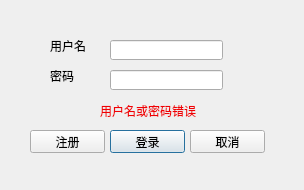
<?xml version="1.0" encoding="UTF-8"?>
<ui version="4.0">
 <class>LoginWindow</class>
 <widget class="QDialog" name="LoginWindow">
  <property name="enabled">
   <bool>true</bool>
  </property>
  <property name="geometry">
   <rect>
    <x>0</x>
    <y>0</y>
    <width>304</width>
    <height>190</height>
   </rect>
  </property>
  <property name="windowTitle">
   <string>登录</string>
  </property>
  <widget class="QPushButton" name="LoginButton">
   <property name="geometry">
    <rect>
     <x>110</x>
     <y>130</y>
     <width>75</width>
     <height>23</height>
    </rect>
   </property>
   <property name="text">
    <string>登录</string>
   </property>
  </widget>
  <widget class="QPushButton" name="RegisterButton">
   <property name="geometry">
    <rect>
     <x>30</x>
     <y>130</y>
     <width>75</width>
     <height>23</height>
    </rect>
   </property>
   <property name="text">
    <string>注册</string>
   </property>
  </widget>
  <widget class="QPushButton" name="CancelButton">
   <property name="geometry">
    <rect>
     <x>190</x>
     <y>130</y>
     <width>75</width>
     <height>23</height>
    </rect>
   </property>
   <property name="text">
    <string>取消</string>
   </property>
  </widget>
  <widget class="QLabel" name="UsernameLabel">
   <property name="geometry">
    <rect>
     <x>50</x>
     <y>40</y>
     <width>54</width>
     <height>12</height>
    </rect>
   </property>
   <property name="text">
    <string>用户名</string>
   </property>
  </widget>
  <widget class="QLabel" name="PwsswordLabel">
   <property name="geometry">
    <rect>
     <x>50</x>
     <y>70</y>
     <width>54</width>
     <height>12</height>
    </rect>
   </property>
   <property name="text">
    <string>密码</string>
   </property>
  </widget>
  <widget class="QLineEdit" name="UsernameEdit">
   <property name="geometry">
    <rect>
     <x>110</x>
     <y>40</y>
     <width>113</width>
     <height>20</height>
    </rect>
   </property>
  </widget>
  <widget class="QLineEdit" name="PasswordEdit">
   <property name="geometry">
    <rect>
     <x>110</x>
     <y>70</y>
     <width>113</width>
     <height>20</height>
    </rect>
   </property>
   <property name="echoMode">
    <enum>QLineEdit::Password</enum>
   </property>
  </widget>
  <widget class="QLabel" name="LoginExceptionNote">
   <property name="enabled">
    <bool>true</bool>
   </property>
   <property name="geometry">
    <rect>
     <x>100</x>
     <y>100</y>
     <width>101</width>
     <height>21</height>
    </rect>
   </property>
   <property name="palette">
    <palette>
     <active>
      <colorrole role="WindowText">
       <brush brushstyle="SolidPattern">
        <color alpha="255">
         <red>240</red>
         <green>0</green>
         <blue>4</blue>
        </color>
       </brush>
      </colorrole>
      <colorrole role="Button">
       <brush brushstyle="SolidPattern">
        <color alpha="255">
         <red>240</red>
         <green>0</green>
         <blue>4</blue>
        </color>
       </brush>
      </colorrole>
      <colorrole role="Light">
       <brush brushstyle="SolidPattern">
        <color alpha="255">
         <red>255</red>
         <green>105</green>
         <blue>107</blue>
        </color>
       </brush>
      </colorrole>
      <colorrole role="Midlight">
       <brush brushstyle="SolidPattern">
        <color alpha="255">
         <red>247</red>
         <green>52</green>
         <blue>55</blue>
        </color>
       </brush>
      </colorrole>
      <colorrole role="Dark">
       <brush brushstyle="SolidPattern">
        <color alpha="255">
         <red>120</red>
         <green>0</green>
         <blue>2</blue>
        </color>
       </brush>
      </colorrole>
      <colorrole role="Mid">
       <brush brushstyle="SolidPattern">
        <color alpha="255">
         <red>160</red>
         <green>0</green>
         <blue>2</blue>
        </color>
       </brush>
      </colorrole>
      <colorrole role="Text">
       <brush brushstyle="SolidPattern">
        <color alpha="255">
         <red>0</red>
         <green>0</green>
         <blue>0</blue>
        </color>
       </brush>
      </colorrole>
      <colorrole role="BrightText">
       <brush brushstyle="SolidPattern">
        <color alpha="255">
         <red>255</red>
         <green>255</green>
         <blue>255</blue>
        </color>
       </brush>
      </colorrole>
      <colorrole role="ButtonText">
       <brush brushstyle="SolidPattern">
        <color alpha="255">
         <red>0</red>
         <green>0</green>
         <blue>0</blue>
        </color>
       </brush>
      </colorrole>
      <colorrole role="Base">
       <brush brushstyle="SolidPattern">
        <color alpha="255">
         <red>255</red>
         <green>255</green>
         <blue>255</blue>
        </color>
       </brush>
      </colorrole>
      <colorrole role="Window">
       <brush brushstyle="SolidPattern">
        <color alpha="255">
         <red>240</red>
         <green>0</green>
         <blue>4</blue>
        </color>
       </brush>
      </colorrole>
      <colorrole role="Shadow">
       <brush brushstyle="SolidPattern">
        <color alpha="255">
         <red>0</red>
         <green>0</green>
         <blue>0</blue>
        </color>
       </brush>
      </colorrole>
      <colorrole role="AlternateBase">
       <brush brushstyle="SolidPattern">
        <color alpha="255">
         <red>247</red>
         <green>127</green>
         <blue>129</blue>
        </color>
       </brush>
      </colorrole>
      <colorrole role="ToolTipBase">
       <brush brushstyle="SolidPattern">
        <color alpha="255">
         <red>255</red>
         <green>255</green>
         <blue>220</blue>
        </color>
       </brush>
      </colorrole>
      <colorrole role="ToolTipText">
       <brush brushstyle="SolidPattern">
        <color alpha="255">
         <red>0</red>
         <green>0</green>
         <blue>0</blue>
        </color>
       </brush>
      </colorrole>
      <colorrole role="PlaceholderText">
       <brush brushstyle="SolidPattern">
        <color alpha="128">
         <red>0</red>
         <green>0</green>
         <blue>0</blue>
        </color>
       </brush>
      </colorrole>
     </active>
     <inactive>
      <colorrole role="WindowText">
       <brush brushstyle="SolidPattern">
        <color alpha="255">
         <red>240</red>
         <green>0</green>
         <blue>4</blue>
        </color>
       </brush>
      </colorrole>
      <colorrole role="Button">
       <brush brushstyle="SolidPattern">
        <color alpha="255">
         <red>240</red>
         <green>0</green>
         <blue>4</blue>
        </color>
       </brush>
      </colorrole>
      <colorrole role="Light">
       <brush brushstyle="SolidPattern">
        <color alpha="255">
         <red>255</red>
         <green>105</green>
         <blue>107</blue>
        </color>
       </brush>
      </colorrole>
      <colorrole role="Midlight">
       <brush brushstyle="SolidPattern">
        <color alpha="255">
         <red>247</red>
         <green>52</green>
         <blue>55</blue>
        </color>
       </brush>
      </colorrole>
      <colorrole role="Dark">
       <brush brushstyle="SolidPattern">
        <color alpha="255">
         <red>120</red>
         <green>0</green>
         <blue>2</blue>
        </color>
       </brush>
      </colorrole>
      <colorrole role="Mid">
       <brush brushstyle="SolidPattern">
        <color alpha="255">
         <red>160</red>
         <green>0</green>
         <blue>2</blue>
        </color>
       </brush>
      </colorrole>
      <colorrole role="Text">
       <brush brushstyle="SolidPattern">
        <color alpha="255">
         <red>0</red>
         <green>0</green>
         <blue>0</blue>
        </color>
       </brush>
      </colorrole>
      <colorrole role="BrightText">
       <brush brushstyle="SolidPattern">
        <color alpha="255">
         <red>255</red>
         <green>255</green>
         <blue>255</blue>
        </color>
       </brush>
      </colorrole>
      <colorrole role="ButtonText">
       <brush brushstyle="SolidPattern">
        <color alpha="255">
         <red>0</red>
         <green>0</green>
         <blue>0</blue>
        </color>
       </brush>
      </colorrole>
      <colorrole role="Base">
       <brush brushstyle="SolidPattern">
        <color alpha="255">
         <red>255</red>
         <green>255</green>
         <blue>255</blue>
        </color>
       </brush>
      </colorrole>
      <colorrole role="Window">
       <brush brushstyle="SolidPattern">
        <color alpha="255">
         <red>240</red>
         <green>0</green>
         <blue>4</blue>
        </color>
       </brush>
      </colorrole>
      <colorrole role="Shadow">
       <brush brushstyle="SolidPattern">
        <color alpha="255">
         <red>0</red>
         <green>0</green>
         <blue>0</blue>
        </color>
       </brush>
      </colorrole>
      <colorrole role="AlternateBase">
       <brush brushstyle="SolidPattern">
        <color alpha="255">
         <red>247</red>
         <green>127</green>
         <blue>129</blue>
        </color>
       </brush>
      </colorrole>
      <colorrole role="ToolTipBase">
       <brush brushstyle="SolidPattern">
        <color alpha="255">
         <red>255</red>
         <green>255</green>
         <blue>220</blue>
        </color>
       </brush>
      </colorrole>
      <colorrole role="ToolTipText">
       <brush brushstyle="SolidPattern">
        <color alpha="255">
         <red>0</red>
         <green>0</green>
         <blue>0</blue>
        </color>
       </brush>
      </colorrole>
      <colorrole role="PlaceholderText">
       <brush brushstyle="SolidPattern">
        <color alpha="128">
         <red>0</red>
         <green>0</green>
         <blue>0</blue>
        </color>
       </brush>
      </colorrole>
     </inactive>
     <disabled>
      <colorrole role="WindowText">
       <brush brushstyle="SolidPattern">
        <color alpha="255">
         <red>120</red>
         <green>0</green>
         <blue>2</blue>
        </color>
       </brush>
      </colorrole>
      <colorrole role="Button">
       <brush brushstyle="SolidPattern">
        <color alpha="255">
         <red>240</red>
         <green>0</green>
         <blue>4</blue>
        </color>
       </brush>
      </colorrole>
      <colorrole role="Light">
       <brush brushstyle="SolidPattern">
        <color alpha="255">
         <red>255</red>
         <green>105</green>
         <blue>107</blue>
        </color>
       </brush>
      </colorrole>
      <colorrole role="Midlight">
       <brush brushstyle="SolidPattern">
        <color alpha="255">
         <red>247</red>
         <green>52</green>
         <blue>55</blue>
        </color>
       </brush>
      </colorrole>
      <colorrole role="Dark">
       <brush brushstyle="SolidPattern">
        <color alpha="255">
         <red>120</red>
         <green>0</green>
         <blue>2</blue>
        </color>
       </brush>
      </colorrole>
      <colorrole role="Mid">
       <brush brushstyle="SolidPattern">
        <color alpha="255">
         <red>160</red>
         <green>0</green>
         <blue>2</blue>
        </color>
       </brush>
      </colorrole>
      <colorrole role="Text">
       <brush brushstyle="SolidPattern">
        <color alpha="255">
         <red>120</red>
         <green>0</green>
         <blue>2</blue>
        </color>
       </brush>
      </colorrole>
      <colorrole role="BrightText">
       <brush brushstyle="SolidPattern">
        <color alpha="255">
         <red>255</red>
         <green>255</green>
         <blue>255</blue>
        </color>
       </brush>
      </colorrole>
      <colorrole role="ButtonText">
       <brush brushstyle="SolidPattern">
        <color alpha="255">
         <red>120</red>
         <green>0</green>
         <blue>2</blue>
        </color>
       </brush>
      </colorrole>
      <colorrole role="Base">
       <brush brushstyle="SolidPattern">
        <color alpha="255">
         <red>240</red>
         <green>0</green>
         <blue>4</blue>
        </color>
       </brush>
      </colorrole>
      <colorrole role="Window">
       <brush brushstyle="SolidPattern">
        <color alpha="255">
         <red>240</red>
         <green>0</green>
         <blue>4</blue>
        </color>
       </brush>
      </colorrole>
      <colorrole role="Shadow">
       <brush brushstyle="SolidPattern">
        <color alpha="255">
         <red>0</red>
         <green>0</green>
         <blue>0</blue>
        </color>
       </brush>
      </colorrole>
      <colorrole role="AlternateBase">
       <brush brushstyle="SolidPattern">
        <color alpha="255">
         <red>240</red>
         <green>0</green>
         <blue>4</blue>
        </color>
       </brush>
      </colorrole>
      <colorrole role="ToolTipBase">
       <brush brushstyle="SolidPattern">
        <color alpha="255">
         <red>255</red>
         <green>255</green>
         <blue>220</blue>
        </color>
       </brush>
      </colorrole>
      <colorrole role="ToolTipText">
       <brush brushstyle="SolidPattern">
        <color alpha="255">
         <red>0</red>
         <green>0</green>
         <blue>0</blue>
        </color>
       </brush>
      </colorrole>
      <colorrole role="PlaceholderText">
       <brush brushstyle="SolidPattern">
        <color alpha="128">
         <red>0</red>
         <green>0</green>
         <blue>0</blue>
        </color>
       </brush>
      </colorrole>
     </disabled>
    </palette>
   </property>
   <property name="text">
    <string>用户名或密码错误</string>
   </property>
  </widget>
 </widget>
 <resources/>
 <connections/>
</ui>
